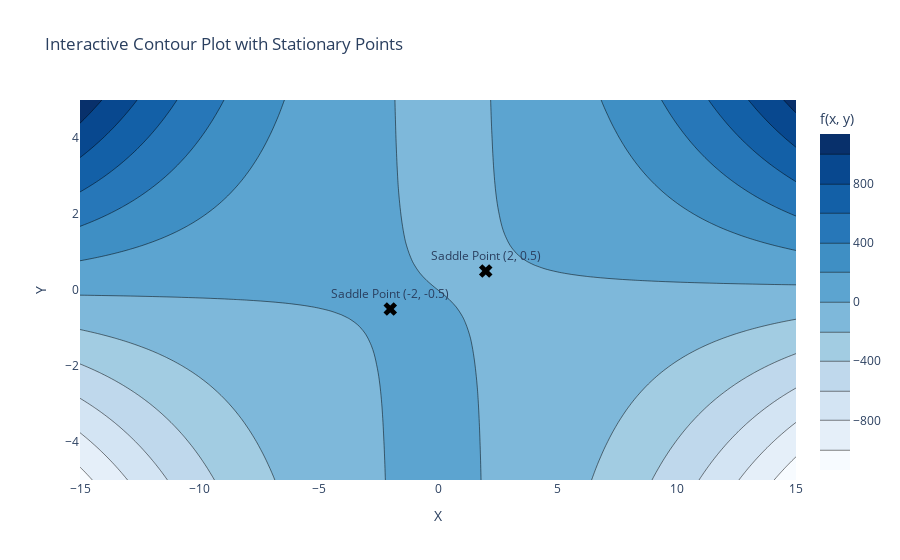

The cell this chart's notebook holds for it:
### Code cell
# An interactive version with plotly
interactive_contour_plot()
